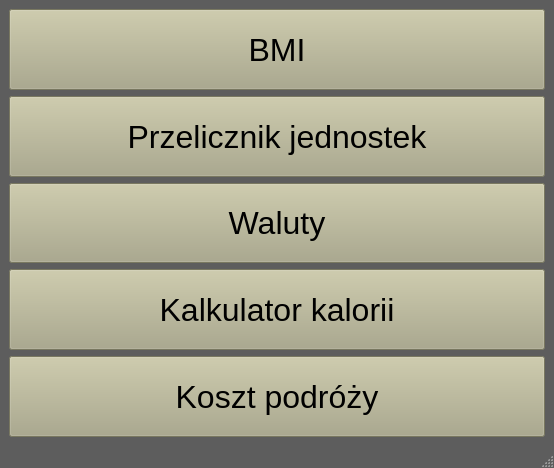
<?xml version="1.0" encoding="UTF-8"?>
<ui version="4.0">
 <class>MainWindow</class>
 <widget class="QMainWindow" name="MainWindow">
  <property name="geometry">
   <rect>
    <x>0</x>
    <y>0</y>
    <width>554</width>
    <height>468</height>
   </rect>
  </property>
  <property name="windowTitle">
   <string>MainWindow</string>
  </property>
  <property name="styleSheet">
   <string notr="true">QMainWindow{
	background-color: rgb(93, 93, 93);
}</string>
  </property>
  <widget class="QWidget" name="centralwidget">
   <property name="styleSheet">
    <string notr="true">QPushButton{
	background-color: red;
}</string>
   </property>
   <layout class="QGridLayout" name="gridLayout">
    <item row="1" column="0">
     <widget class="QPushButton" name="JEDNOSKIbutton">
      <property name="sizePolicy">
       <sizepolicy hsizetype="Preferred" vsizetype="Expanding">
        <horstretch>0</horstretch>
        <verstretch>0</verstretch>
       </sizepolicy>
      </property>
      <property name="font">
       <font>
        <pointsize>24</pointsize>
       </font>
      </property>
      <property name="styleSheet">
       <string notr="true">QPushButton{
	background-color: rgb(170, 168, 135);
}

QPushButton:pressed{
	background-color: rgb(255, 196, 102);
}</string>
      </property>
      <property name="text">
       <string>Przelicznik jednostek</string>
      </property>
     </widget>
    </item>
    <item row="0" column="0">
     <widget class="QPushButton" name="BMIbutton">
      <property name="sizePolicy">
       <sizepolicy hsizetype="Preferred" vsizetype="Expanding">
        <horstretch>0</horstretch>
        <verstretch>0</verstretch>
       </sizepolicy>
      </property>
      <property name="minimumSize">
       <size>
        <width>80</width>
        <height>24</height>
       </size>
      </property>
      <property name="font">
       <font>
        <pointsize>24</pointsize>
       </font>
      </property>
      <property name="styleSheet">
       <string notr="true">QPushButton{
	background-color: rgb(170, 168, 135);
}

QPushButton:pressed{
	background-color: rgb(255, 196, 102);
}</string>
      </property>
      <property name="text">
       <string>BMI</string>
      </property>
     </widget>
    </item>
    <item row="5" column="0">
     <widget class="QPushButton" name="AUTObutton">
      <property name="sizePolicy">
       <sizepolicy hsizetype="Preferred" vsizetype="Expanding">
        <horstretch>0</horstretch>
        <verstretch>0</verstretch>
       </sizepolicy>
      </property>
      <property name="font">
       <font>
        <pointsize>24</pointsize>
       </font>
      </property>
      <property name="styleSheet">
       <string notr="true">QPushButton{
	background-color: rgb(170, 168, 135);
}

QPushButton:pressed{
	background-color: rgb(255, 196, 102);
}</string>
      </property>
      <property name="text">
       <string>Koszt podróży</string>
      </property>
     </widget>
    </item>
    <item row="2" column="0">
     <widget class="QPushButton" name="WALUTYbutton">
      <property name="sizePolicy">
       <sizepolicy hsizetype="Preferred" vsizetype="Expanding">
        <horstretch>0</horstretch>
        <verstretch>0</verstretch>
       </sizepolicy>
      </property>
      <property name="font">
       <font>
        <pointsize>24</pointsize>
       </font>
      </property>
      <property name="styleSheet">
       <string notr="true">QPushButton{
	background-color: rgb(170, 168, 135);
}

QPushButton:pressed{
	background-color: rgb(255, 196, 102);
}</string>
      </property>
      <property name="text">
       <string>Waluty</string>
      </property>
     </widget>
    </item>
    <item row="3" column="0">
     <widget class="QPushButton" name="KCALbutton">
      <property name="sizePolicy">
       <sizepolicy hsizetype="Preferred" vsizetype="Expanding">
        <horstretch>0</horstretch>
        <verstretch>0</verstretch>
       </sizepolicy>
      </property>
      <property name="font">
       <font>
        <pointsize>24</pointsize>
       </font>
      </property>
      <property name="styleSheet">
       <string notr="true">QPushButton{
	background-color: rgb(170, 168, 135);
}

QPushButton:pressed{
	background-color: rgb(255, 196, 102);
}</string>
      </property>
      <property name="text">
       <string>Kalkulator kalorii</string>
      </property>
     </widget>
    </item>
   </layout>
  </widget>
  <widget class="QStatusBar" name="statusbar"/>
 </widget>
 <resources/>
 <connections/>
</ui>
